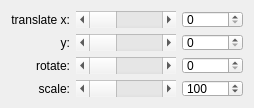
                <widget class="QWidget" name="gridTab2D">
                 <attribute name="title">
                  <string>     2D     </string>
                 </attribute>
                 <attribute name="toolTip">
                  <string>Select for 2D grid</string>
                 </attribute>
                 <layout class="QVBoxLayout" name="verticalLayout_10">
                  <item>
                   <layout class="QGridLayout" name="gridLayout_100" columnstretch="0,1,0">
                    <property name="spacing">
                     <number>6</number>
                    </property>
                    <item row="0" column="0">
                     <widget class="QLabel" name="label_10">
                      <property name="toolTip">
                       <string>Translate the grid in x-direction</string>
                      </property>
                      <property name="text">
                       <string>translate x:</string>
                      </property>
                      <property name="alignment">
                       <set>Qt::AlignRight|Qt::AlignTrailing|Qt::AlignVCenter</set>
                      </property>
                     </widget>
                    </item>
                    <item row="0" column="1">
                     <widget class="QScrollBar" name="gridTransX">
                      <property name="sizePolicy">
                       <sizepolicy hsizetype="Expanding" vsizetype="Fixed">
                        <horstretch>0</horstretch>
                        <verstretch>0</verstretch>
                       </sizepolicy>
                      </property>
                      <property name="minimumSize">
                       <size>
                        <width>100</width>
                        <height>17</height>
                       </size>
                      </property>
                      <property name="maximumSize">
                       <size>
                        <width>16777215</width>
                        <height>17</height>
                       </size>
                      </property>
                      <property name="toolTip">
                       <string>Translate the grid in x-direction</string>
                      </property>
                      <property name="minimum">
                       <number>0</number>
                      </property>
                      <property name="maximum">
                       <number>10000</number>
                      </property>
                      <property name="value">
                       <number>0</number>
                      </property>
                      <property name="orientation">
                       <enum>Qt::Horizontal</enum>
                      </property>
                     </widget>
                    </item>
                    <item row="0" column="2">
                     <widget class="QSpinBox" name="gridTransX_spin">
                      <property name="minimumSize">
                       <size>
                        <width>0</width>
                        <height>17</height>
                       </size>
                      </property>
                      <property name="maximumSize">
                       <size>
                        <width>16777215</width>
                        <height>17</height>
                       </size>
                      </property>
                      <property name="toolTip">
                       <string>Translate the grid in x-direction</string>
                      </property>
                      <property name="minimum">
                       <number>0</number>
                      </property>
                      <property name="maximum">
                       <number>10000</number>
                      </property>
                     </widget>
                    </item>
                    <item row="1" column="0">
                     <widget class="QLabel" name="label_11">
                      <property name="toolTip">
                       <string>Translate the grid in y-direction.</string>
                      </property>
                      <property name="text">
                       <string>y:</string>
                      </property>
                      <property name="alignment">
                       <set>Qt::AlignRight|Qt::AlignTrailing|Qt::AlignVCenter</set>
                      </property>
                     </widget>
                    </item>
                    <item row="1" column="1">
                     <widget class="QScrollBar" name="gridTransY">
                      <property name="minimumSize">
                       <size>
                        <width>0</width>
                        <height>17</height>
                       </size>
                      </property>
                      <property name="maximumSize">
                       <size>
                        <width>16777215</width>
                        <height>17</height>
                       </size>
                      </property>
                      <property name="toolTip">
                       <string>Translate the grid in y-direction.</string>
                      </property>
                      <property name="minimum">
                       <number>0</number>
                      </property>
                      <property name="maximum">
                       <number>10000</number>
                      </property>
                      <property name="orientation">
                       <enum>Qt::Horizontal</enum>
                      </property>
                     </widget>
                    </item>
                    <item row="1" column="2">
                     <widget class="QSpinBox" name="gridTransY_spin">
                      <property name="minimumSize">
                       <size>
                        <width>0</width>
                        <height>17</height>
                       </size>
                      </property>
                      <property name="maximumSize">
                       <size>
                        <width>16777215</width>
                        <height>17</height>
                       </size>
                      </property>
                      <property name="toolTip">
                       <string>Translate the grid in y-direction.</string>
                      </property>
                      <property name="minimum">
                       <number>0</number>
                      </property>
                      <property name="maximum">
                       <number>10000</number>
                      </property>
                     </widget>
                    </item>
                    <item row="2" column="0">
                     <widget class="QLabel" name="label_9">
                      <property name="toolTip">
                       <string>2D: Rotate the grid clockwise. 3D: Translate the grid in z-direction.</string>
                      </property>
                      <property name="text">
                       <string>rotate:</string>
                      </property>
                      <property name="alignment">
                       <set>Qt::AlignRight|Qt::AlignTrailing|Qt::AlignVCenter</set>
                      </property>
                     </widget>
                    </item>
                    <item row="2" column="1">
                     <widget class="QScrollBar" name="gridRotate">
                      <property name="sizePolicy">
                       <sizepolicy hsizetype="Minimum" vsizetype="Fixed">
                        <horstretch>0</horstretch>
                        <verstretch>0</verstretch>
                       </sizepolicy>
                      </property>
                      <property name="minimumSize">
                       <size>
                        <width>50</width>
                        <height>17</height>
                       </size>
                      </property>
                      <property name="maximumSize">
                       <size>
                        <width>16777215</width>
                        <height>17</height>
                       </size>
                      </property>
                      <property name="toolTip">
                       <string>2D: Rotate the grid clockwise. 3D: Translate the grid in z-direction.</string>
                      </property>
                      <property name="minimum">
                       <number>0</number>
                      </property>
                      <property name="maximum">
                       <number>3600</number>
                      </property>
                      <property name="orientation">
                       <enum>Qt::Horizontal</enum>
                      </property>
                     </widget>
                    </item>
                    <item row="2" column="2">
                     <widget class="QSpinBox" name="gridRot_spin">
                      <property name="enabled">
                       <bool>true</bool>
                      </property>
                      <property name="minimumSize">
                       <size>
                        <width>0</width>
                        <height>17</height>
                       </size>
                      </property>
                      <property name="maximumSize">
                       <size>
                        <width>16777215</width>
                        <height>17</height>
                       </size>
                      </property>
                      <property name="toolTip">
                       <string>2D: Rotate the grid clockwise. 3D: Translate the grid in z-direction.</string>
                      </property>
                      <property name="minimum">
                       <number>0</number>
                      </property>
                      <property name="maximum">
                       <number>3600</number>
                      </property>
                     </widget>
                    </item>
                    <item row="3" column="0">
                     <widget class="QLabel" name="label_12">
                      <property name="sizePolicy">
                       <sizepolicy hsizetype="Preferred" vsizetype="Fixed">
                        <horstretch>0</horstretch>
                        <verstretch>0</verstretch>
                       </sizepolicy>
                      </property>
                      <property name="maximumSize">
                       <size>
                        <width>16777215</width>
                        <height>17</height>
                       </size>
                      </property>
                      <property name="toolTip">
                       <string>Scale the gridcells</string>
                      </property>
                      <property name="layoutDirection">
                       <enum>Qt::LeftToRight</enum>
                      </property>
                      <property name="text">
                       <string>scale:</string>
                      </property>
                      <property name="alignment">
                       <set>Qt::AlignRight|Qt::AlignTrailing|Qt::AlignVCenter</set>
                      </property>
                     </widget>
                    </item>
                    <item row="3" column="1">
                     <widget class="QScrollBar" name="gridScale">
                      <property name="minimumSize">
                       <size>
                        <width>0</width>
                        <height>17</height>
                       </size>
                      </property>
                      <property name="maximumSize">
                       <size>
                        <width>16777215</width>
                        <height>17</height>
                       </size>
                      </property>
                      <property name="toolTip">
                       <string>Scale the gridcells</string>
                      </property>
                      <property name="minimum">
                       <number>1</number>
                      </property>
                      <property name="maximum">
                       <number>10000</number>
                      </property>
                      <property name="value">
                       <number>100</number>
                      </property>
                      <property name="sliderPosition">
                       <number>100</number>
                      </property>
                      <property name="orientation">
                       <enum>Qt::Horizontal</enum>
                      </property>
                     </widget>
                    </item>
                    <item row="3" column="2">
                     <widget class="QSpinBox" name="gridScale_spin">
                      <property name="minimumSize">
                       <size>
                        <width>0</width>
                        <height>17</height>
                       </size>
                      </property>
                      <property name="maximumSize">
                       <size>
                        <width>16777215</width>
                        <height>17</height>
                       </size>
                      </property>
                      <property name="toolTip">
                       <string>Scale the gridcells</string>
                      </property>
                      <property name="minimum">
                       <number>1</number>
                      </property>
                      <property name="maximum">
                       <number>10000</number>
                      </property>
                      <property name="value">
                       <number>100</number>
                      </property>
                     </widget>
                    </item>
                   </layout>
                  </item>
                 </layout>
                </widget>
